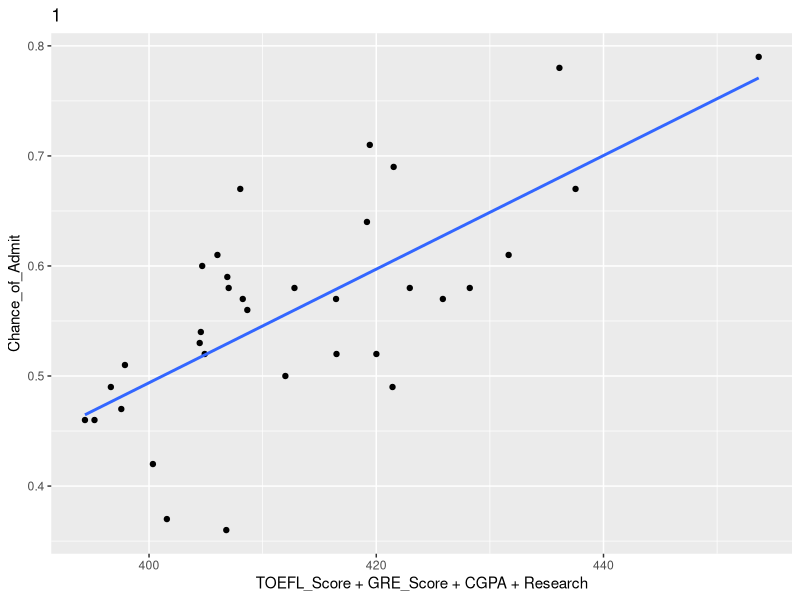
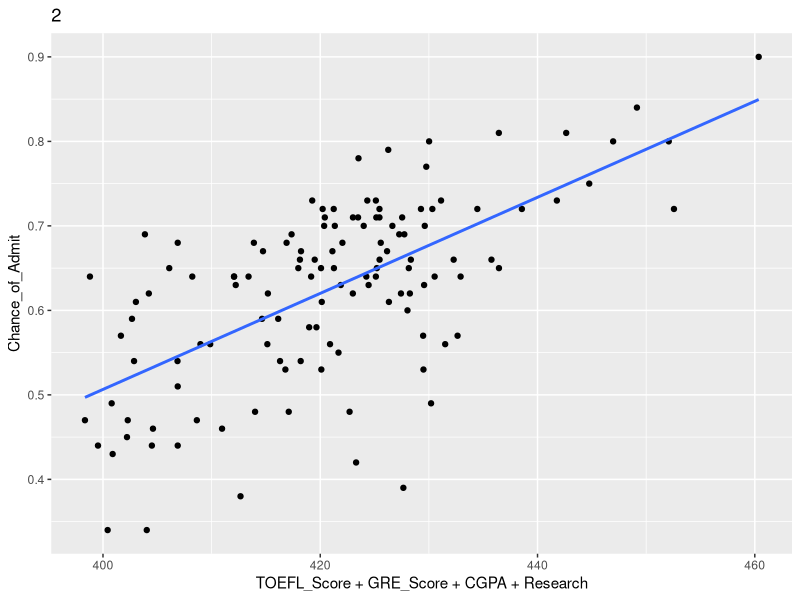
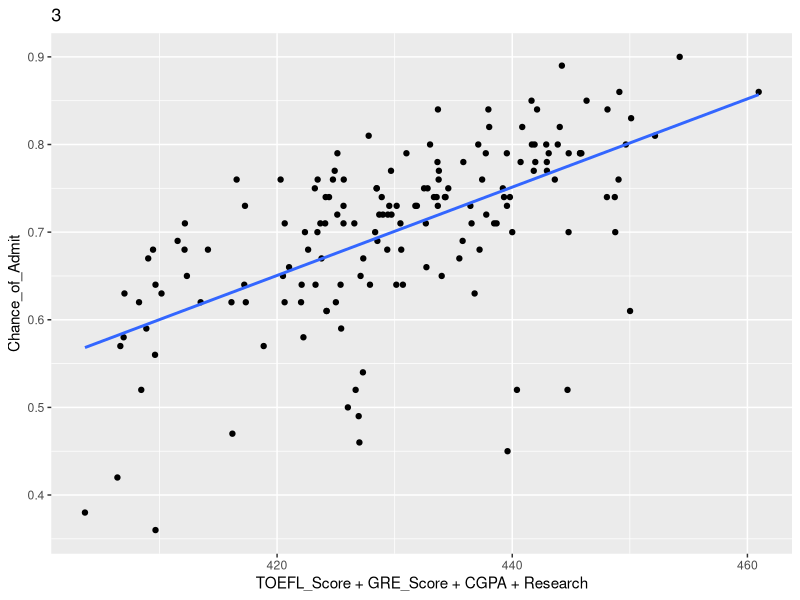
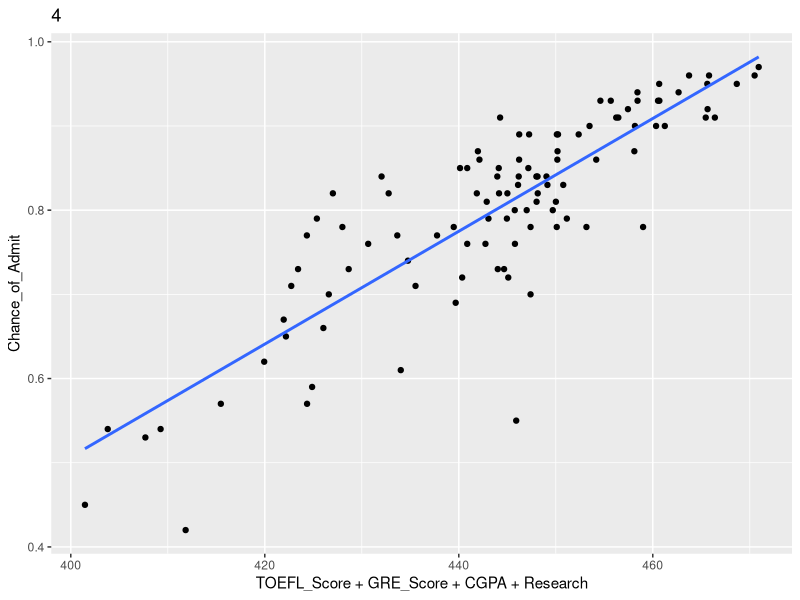
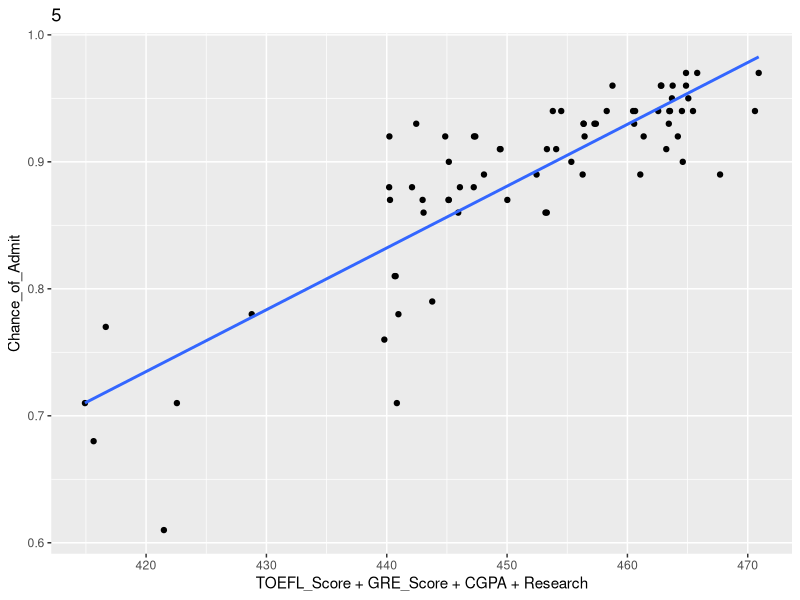

These figures' R source, in order:
# Make graph
library(dplyr)
library(ggplot2)
library(R.utils)
AP_df <- data.table::fread("Admission_Predict_Ver1.1.csv", stringsAsFactors = FALSE)
univ_rate <- c(1:5)

# plot the admission rate based on TOEFL and GRE Test for each university rating
for(school in univ_rate){
  current_rate <- AP_df[AP_df$University_Rating == school, ]
  current_graph <- ggplot(current_rate,aes(x = TOEFL_Score + GRE_Score + CGPA + Research,
                                           y = Chance_of_Admit)) + 
    geom_point() + 
    geom_smooth(method = "lm", se = FALSE) + ggtitle(school)
  print(current_graph)
}